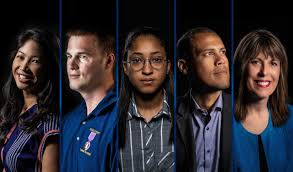
#> input picture PedestrianDetection/Images/download.jpg, 293 x 172 px
$ python main.py --image Images
#> lines starting #> are read from the running program, lines starting #| are printed output that depends on the picture; after the words box and inside, x2 and y2 are one past the last pixel; in counts of white or black regions, pixels touching at a corner belong together
from __future__ import print_function
from imutils.object_detection import non_max_suppression
from imutils import paths
import numpy as np
import argparse
import imutils
import cv2

ap = argparse.ArgumentParser()
ap.add_argument("-i", "--image", required = True, help = "path to the images directory")
args = vars(ap.parse_args())
print("1")
hog = cv2.HOGDescriptor()
hog.setSVMDetector(cv2.HOGDescriptor_getDefaultPeopleDetector())

for imagePath in paths.list_images(args["image"]):
	image = cv2.imread(imagePath)
#> image is the input picture: shape (172, 293, 3); mean B, G, R 46.9, 41.2, 45.4
	image = imutils.resize(image, width = min(400, image.shape[1]))
	orig = image.copy()

	(rects, weights) = hog.detectMultiScale(image, winStride = (4, 4),
		padding = (8, 8), scale = 1.05)
#> rects = [[225, 12, 68, 148]]; weights = [0.876]

	for (x, y, w, h) in rects:
		cv2.rectangle(orig, (x, y), (x + w, y + h), (0, 0, 255), 2)
#> this loop made 1 pass
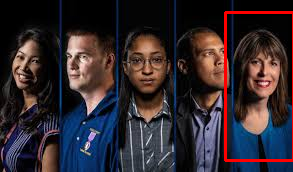
#> orig: shape (172, 293, 3); 1.97% of pixels changed, all inside (x1, y1, x2, y2) = (224, 11, 293, 162)

	rects = np.array([[x, y , x + w, y + h] for (x, y ,w, h) in rects])
#> rects = [[225, 12, 293, 160]]
	pick = non_max_suppression(rects, probs = None, overlapThresh = 0.65)
#> pick = [[225, 12, 293, 160]]


	for (xA, yA, xB, yB) in pick:
		cv2.rectangle(image, (xA, yA), (xB, yB), (0, 255, 0), 2)
#> this loop made 1 pass
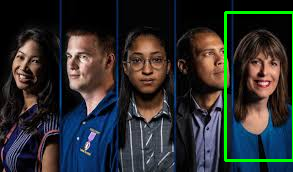
#> image: shape (172, 293, 3); 1.97% of pixels changed, all inside (x1, y1, x2, y2) = (224, 11, 293, 162)

	filename = imagePath[imagePath.rfind("/") + 1:]
	print("[INFO] {}: {} original boxes, {} after suppression".format(filename, len(rects), len(pick)))
#| [INFO] download.jpg: 1 original boxes, 1 after suppression
	print("2")
	cv2.imshow("BEFORE NMS", orig)
	cv2.imshow("after nms", image)
	cv2.waitKey(0)
#> pass 2 of the loop `for imagePath in paths.list_images(args["image"]):`:
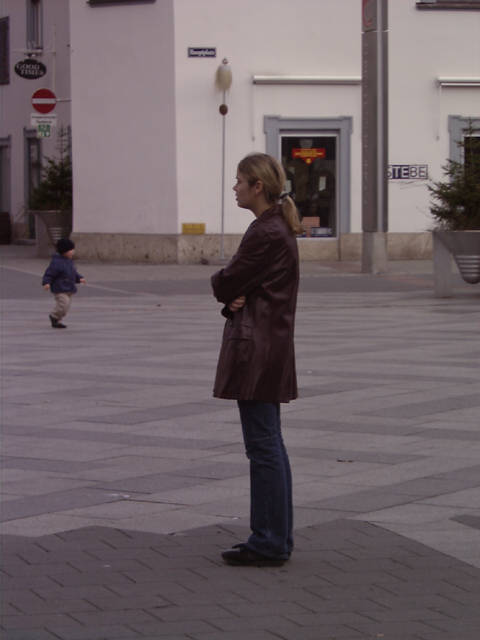
#> input picture PedestrianDetection/Images/person_010.bmp, 480 x 640 px
#> image is the input picture: shape (640, 480, 3); mean B, G, R 103.7, 99.5, 111.5
#> `(rects, weights) = hog.detectMultiScale(image, winStride = (4, 4), pad..`: rects = [[18, 168, 66, 133], [138, 149, 162, 323]]; weights = [0.528, 2.72]
#> the loop `for (x, y, w, h) in rects:` made 2 passes
#> after the loop `for (x, y, w, h) in rects:`:
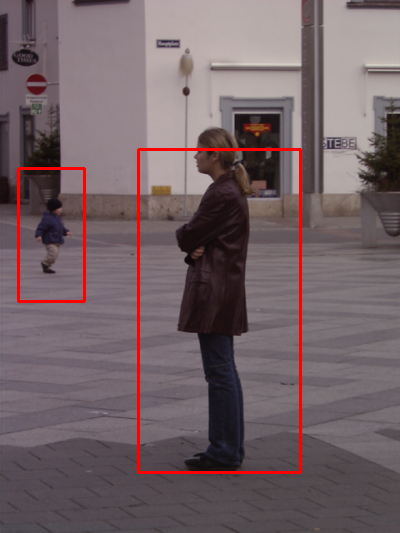
#> orig: shape (533, 400, 3); mean B, G, R 101.8, 97.6, 114.3
#> `rects = np.array([[x, y , x + w, y + h] for (x, y ,w, h) in rects])`: rects = [[18, 168, 84, 301], [138, 149, 300, 472]]
#> pick = [[138, 149, 300, 472], [18, 168, 84, 301]]
#> the loop `for (xA, yA, xB, yB) in pick:` made 2 passes
#> after the loop `for (xA, yA, xB, yB) in pick:`:
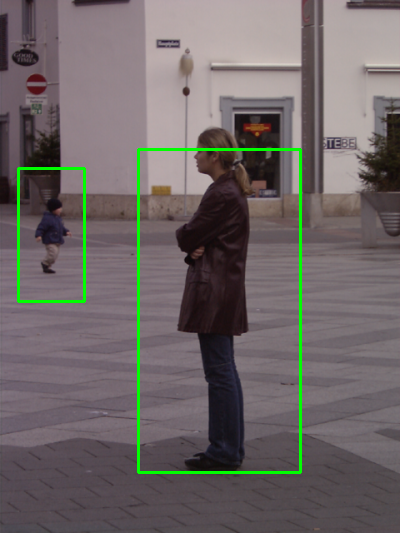
#> image: shape (533, 400, 3); mean B, G, R 101.8, 102.5, 109.4
#| [INFO] person_010.bmp: 2 original boxes, 2 after suppression
